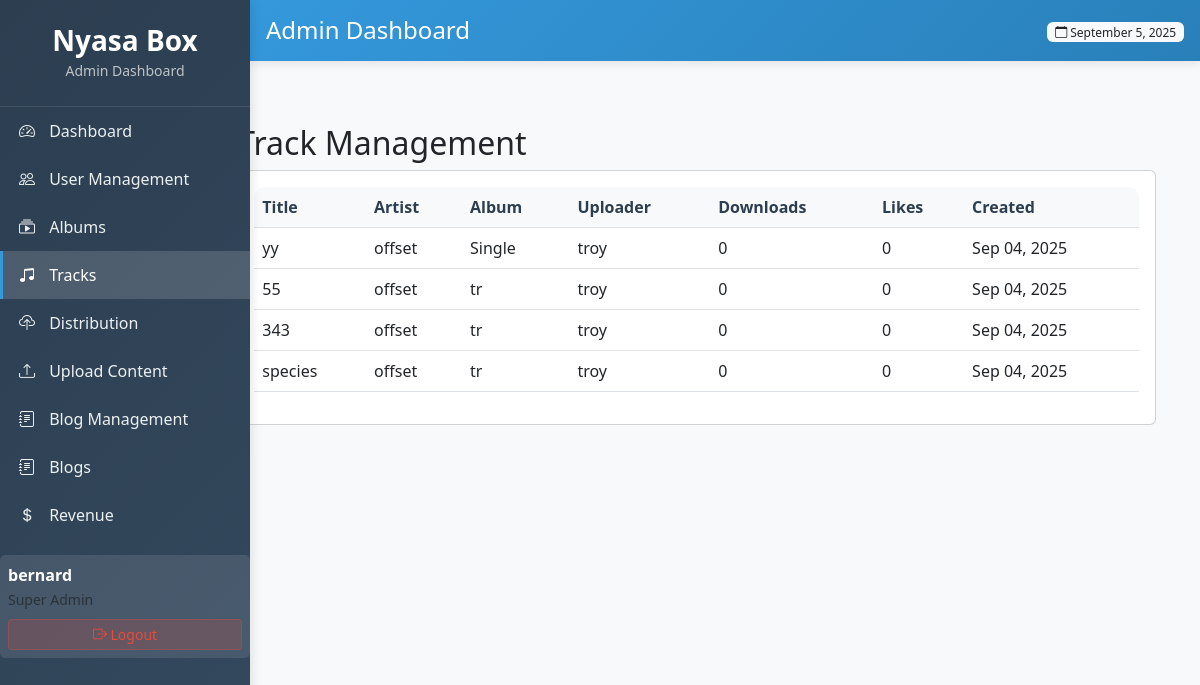
Before: /xyz/tracks/ (signed in) with the older database file.
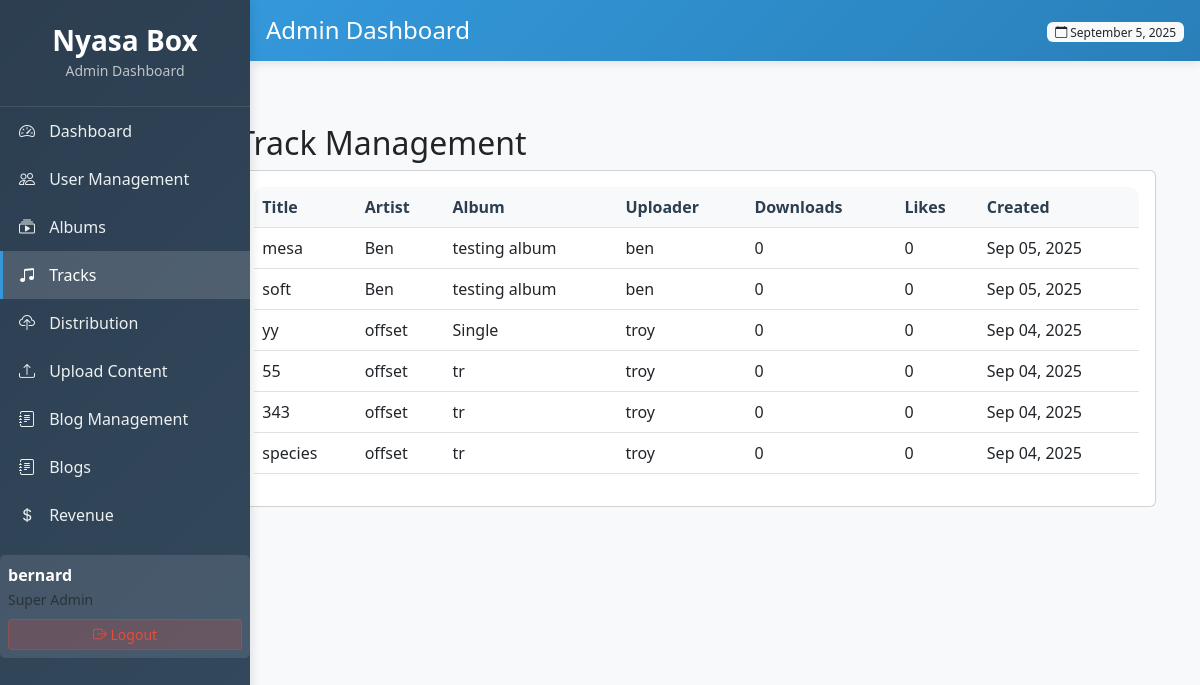
After: the same page with the newer database file.
### core/models.py (models this page shows, shortened)
class Track(models.Model):
    title = models.CharField(max_length=200)
    slug = models.SlugField(unique=True)
    album = models.ForeignKey(Album, on_delete=models.CASCADE, related_name='tracks', null=True, blank=True)
    artist = models.CharField(max_length=200)  # Changed from ForeignKey to CharField
    genre = models.CharField(max_length=20, choices=GENRE_CHOICES, blank=True)  # Changed from ForeignKey to CharField
    audio_file = models.FileField(upload_to='tracks/')
    duration = models.DurationField(blank=True, null=True)
    track_number = models.PositiveIntegerField(null=True, blank=True)
    uploader = models.ForeignKey(User, on_delete=models.CASCADE)
    created_at = models.DateTimeField(auto_now_add=True)
    updated_at = models.DateTimeField(auto_now=True)
    downloads = models.PositiveIntegerField(default=0)
    likes = models.ManyToManyField(User, related_name='liked_tracks', blank=True)

class Album(models.Model):
    title = models.CharField(max_length=200)
    slug = models.SlugField(unique=True)
    artist = models.CharField(max_length=200)  # Changed from ForeignKey to CharField
    genre = models.CharField(max_length=20, choices=GENRE_CHOICES)  # Changed from ForeignKey to CharField
    release_date = models.DateField()
    cover_art = models.ImageField(upload_to='album_covers/')
    description = models.TextField(blank=True)
    uploader = models.ForeignKey(User, on_delete=models.CASCADE)
    created_at = models.DateTimeField(auto_now_add=True)
    updated_at = models.DateTimeField(auto_now=True)
    downloads = models.PositiveIntegerField(default=0)

### core/admin_views.py (the view)
# urls.py: path('xyz/tracks/', admin_views.admin_tracks, name='admin_tracks'),
@login_required
@user_passes_test(is_admin)
def admin_tracks(request):
    tracks = Track.objects.select_related('uploader', 'album').order_by('-created_at')
    return render(request, 'peza/tracks.html', {'tracks': tracks})

### core/admin_views.py (called while the page is built)
def is_admin(user):
    return user.is_authenticated and user.is_superuser

### core/templates/peza/tracks.html
{% extends 'peza/base.html' %}
{% block content %}
<div class="container-fluid">
    <div class="row">
        <div class="col-md-9 col-lg-10 ms-auto">
            <div class="container-fluid mt-4">
                <h2>Track Management</h2>
                <div class="card">
                    <div class="card-body">
                        <div class="table-responsive">
                            <table class="table table-hover">
                                <thead>
                                    <tr>
                                        <th>Title</th>
                                        <th>Artist</th>
                                        <th>Album</th>
                                        <th>Uploader</th>
                                        <th>Downloads</th>
                                        <th>Likes</th>
                                        <th>Created</th>
                                    </tr>
                                </thead>
                                <tbody>
                                    {% for track in tracks %}
                                    <tr>
                                        <td>{{ track.title }}</td>
                                        <td>{{ track.artist }}</td>
                                        <td>{{ track.album.title|default:"Single" }}</td>
                                        <td>{{ track.uploader.username }}</td>
                                        <td>{{ track.downloads }}</td>
                                        <td>{{ track.likes.count }}</td>
                                        <td>{{ track.created_at|date:"M d, Y" }}</td>
                                    </tr>
                                    {% endfor %}
                                </tbody>
                            </table>
                        </div>
                    </div>
                </div>
            </div>
        </div>
    </div>
</div>
{% endblock %}

### core/templates/peza/base.html (shortened to what this page needs)
<!DOCTYPE html>
<html lang="en">
<head>
    <link href="https://cdn.jsdelivr.net/npm/bootstrap@5.3.0/dist/css/bootstrap.min.css" rel="stylesheet">
    <link rel="stylesheet" href="https://cdn.jsdelivr.net/npm/bootstrap-icons@1.10.0/font/bootstrap-icons.css">
</head>
<body>
    <div class="admin-sidebar">
        <div class="sidebar-brand">
            <h3>Nyasa Box</h3>
            <small class="text-muted">Admin Dashboard</small>
        </div>
        <div class="sidebar-nav">
            <ul class="nav flex-column">
                <li class="nav-item">
                    <a class="nav-link {% if request.resolver_match.url_name == 'admin_dashboard' %}active{% endif %}"
                       href="{% url 'admin_dashboard' %}">
                        <i class="bi bi-speedometer2"></i> Dashboard
                    </a>
                </li>
                <li class="nav-item">
                    <a class="nav-link {% if request.resolver_match.url_name == 'admin_users' %}active{% endif %}"
                       href="{% url 'admin_users' %}">
                        <i class="bi bi-people"></i> User Management
                    </a>
                </li>
                <li class="nav-item">
                    <a class="nav-link {% if request.resolver_match.url_name == 'admin_albums' %}active{% endif %}"
                       href="{% url 'admin_albums' %}">
                        <i class="bi bi-collection-play"></i> Albums
                    </a>
                </li>
                <li class="nav-item">
                    <a class="nav-link {% if request.resolver_match.url_name == 'admin_tracks' %}active{% endif %}"
                       href="{% url 'admin_tracks' %}">
                        <i class="bi bi-music-note-beamed"></i> Tracks
                    </a>
                </li>
                <li class="nav-item">
                    <a class="nav-link {% if request.resolver_match.url_name == 'admin_distribution_requests' %}active{% endif %}"
                       href="{% url 'admin_distribution_requests' %}">
                        <i class="bi bi-cloud-upload"></i> Distribution
                    </a>
                </li>
                <li class="nav-item">
                    <a class="nav-link {% if request.resolver_match.url_name == 'admin_upload_content' %}active{% endif %}"
                       href="{% url 'admin_upload_content' %}">
                        <i class="bi bi-upload"></i> Upload Content
                    </a>
                </li>
                <li class="nav-item">
                    <a class="nav-link {% if request.resolver_match.url_name == 'admin_blog_management' %}active{% endif %}"
                       href="{% url 'admin_blog_management' %}">
                        <i class="bi bi-journal-text"></i> Blog Management
                    </a>
                </li>
                  <li class="nav-item">
                    <a class="nav-link {% if request.resolver_match.url_name == 'create_blog' %}active{% endif %}"
                       href="{% url 'create_blog' %}">
                        <i class="bi bi-journal-text"></i> Blogs
                    </a>
                </li>
                <li class="nav-item">
                    <a class="nav-link {% if request.resolver_match.url_name == 'admin_revenue' %}active{% endif %}"
                       href="{% url 'admin_revenue' %}">
                        <i class="bi bi-currency-dollar"></i> Revenue
                    </a>
                </li>
            </ul>
        </div>
        <div class="user-info">
            <div class="d-flex align-items-center">
                <div class="flex-grow-1">
                    <strong>{{ user.username }}</strong>
                    <br>
                    <small class="text-muted">Super Admin</small>
                </div>
            </div>
            <form method="post" action="{% url 'logout' %}" class="mt-2">
                <button type="submit" class="btn btn-sm logout-btn w-100">
                    <i class="bi bi-box-arrow-right"></i> Logout
                </button>
            </form>
        </div>
    </div>
    <div class="admin-header">
        <div class="d-flex justify-content-between align-items-center">
            <h4 class="mb-0">
                {% block page_title %}Admin Dashboard{% endblock %}
            </h4>
            <div>
                <span class="badge bg-light text-dark">
                    <i class="bi bi-calendar"></i> {% now "F j, Y" %}
                </span>
            </div>
        </div>
    </div>
    <div class="admin-content">
        {% block content %}{% endblock %}
    </div>
</body>
</html>

### core/templates/peza/base.html (style rules this page uses)
body { background-color: #f8f9fa; font-family: 'Segoe UI', Tahoma, Geneva, Verdana, sans-serif; }
.admin-sidebar { background: linear-gradient(135deg, #2c3e50, #34495e); color: white; height: 100vh; position: fixed; left: 0; top: 0; width: 250px; z-index: 1000; box-shadow: 2px 0 10px rgba(0,0,0,0.1); }
.admin-header { background: linear-gradient(135deg, #3498db, #2980b9); color: white; padding: 1rem; margin-left: 0px; position: fixed; top: 0; right: 0; left: 250px; z-index: 999; box-shadow: 0 2px 10px rgba(0,0,0,0.1); }
.admin-content { margin-left: 0px; margin-top: 80px; padding: 20px; min-height: calc(100vh - 80px); }
.sidebar-brand { padding: 1.5rem 1rem; border-bottom: 1px solid rgba(255,255,255,0.1); text-align: center; }
.sidebar-brand h3 { margin: 0; font-weight: 600; }
.sidebar-brand .text-muted { color: #bdc3c7 !important; }
.nav-link { color: #ecf0f1; padding: 0.75rem 1rem; border-left: 3px solid transparent; transition: all 0.3s ease; }
.nav-link.active { background-color: rgba(255,255,255,0.15); border-left-color: #3498db; color: #ffffff; }
.nav-link i { width: 20px; margin-right: 10px; }
.table-responsive { border-radius: 10px; overflow: hidden; }
.table th { background-color: #f8f9fa; border-top: none; font-weight: 600; color: #2c3e50; }
.badge { font-weight: 500; }
.user-info { background: rgba(255,255,255,0.1); border-radius: 5px; padding: 0.5rem; margin-top: 1rem; }
.logout-btn { background: rgba(231, 76, 60, 0.2); border: 1px solid rgba(231, 76, 60, 0.3); color: #e74c3c; }

Changed rows visible on the page:
added Track: title "mesa", artist "Ben", album "testing album", uploader.username "ben", downloads "0", likes.count "0", created_at "Sep 05, 2025"
added Track: title "soft", artist "Ben", album "testing album", uploader.username "ben", downloads "0", likes.count "0", created_at "Sep 05, 2025"
